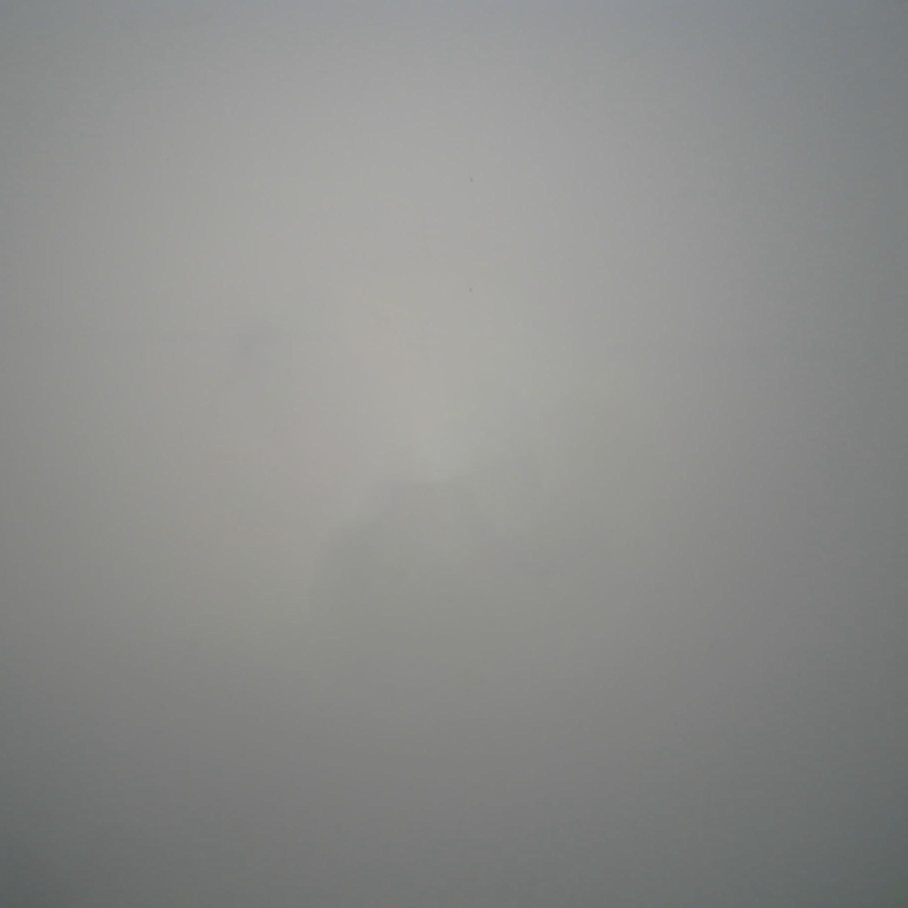
#> input picture bg.jpg, 1815 x 1815 px (shown at 1/2 size)
$ python drop_shadow_test.py bg.jpg   (older library calls are emulated)
#> lines starting #> are read from the running program, lines starting #| are printed output that depends on the picture; after the words box and inside, x2 and y2 are one past the last pixel; in counts of white or black regions, pixels touching at a corner belong together
from PIL import Image, ImageFilter


def dropShadow(image, offset=(5, 5), background=0xffffff, shadow=0x444444,
               border=8, iterations=3):
    """
    Add a gaussian blur drop shadow to an image.

    image       - The image to overlay on top of the shadow.
    offset      - Offset of the shadow from the image as an (x,y) tuple.  Can be
                  positive or negative.
    background  - Background colour behind the image.
    shadow      - Shadow colour (darkness).
    border      - Width of the border around the image.  This must be wide
                  enough to account for the blurring of the shadow.
    iterations  - Number of times to apply the filter.  More iterations
                  produce a more blurred shadow, but increase processing time.
    """

    # Create the backdrop image -- a box in the background colour with a
    # shadow on it.
    totalWidth = image.size[0] + abs(offset[0]) + 2 * border
    totalHeight = image.size[1] + abs(offset[1]) + 2 * border
    back = Image.new(image.mode, (totalWidth, totalHeight), background)

    # Place the shadow, taking into account the offset from the image
    shadowLeft = border + max(offset[0], 0)
    shadowTop = border + max(offset[1], 0)
    back.paste(shadow, [shadowLeft, shadowTop, shadowLeft + image.size[0],
                        shadowTop + image.size[1]])

    # Apply the filter to blur the edges of the shadow.  Since a small kernel
    # is used, the filter must be applied repeatedly to get a decent blur.
    n = 0
    while n < iterations:
        back = back.filter(ImageFilter.BLUR)
        n += 1

    # Paste the input image onto the shadow backdrop
    imageLeft = border - min(offset[0], 0)
    imageTop = border - min(offset[1], 0)
    back.paste(image, (imageLeft, imageTop))

    return back


if __name__ == "__main__":
    import sys

    image = Image.open(sys.argv[1])
#> image is the input picture: PIL image 1815x1815 RGB; mean R, G, B 140.1, 141, 139
    image.thumbnail((200, 200), Image.ANTIALIAS)
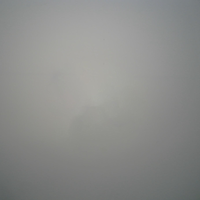
#> image: PIL image 200x200 RGB; mean R, G, B 140.1, 141, 139

    dropShadow(image).show()
#> in dropShadow, `back = Image.new(image.mode, (totalWidth, totalHeight), background)`: back: PIL image 221x221 RGB; every value is 255
#> in dropShadow, `back.paste(shadow, [shadowLeft, shadowTop, shadowLeft + image.size[0],..`:
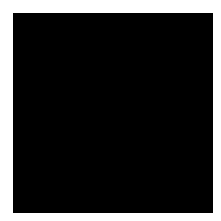
#> back: PIL image 221x221 RGB; values 68 (black) and 255 (white), 18.1% white; 1 white region, box (x1, y1, x2, y2) and area: (0, 0, 221, 221) 8841
#> after the loop in dropShadow, `while n < iterations:`: n = 3
#> in dropShadow, `back.paste(image, (imageLeft, imageTop))`:
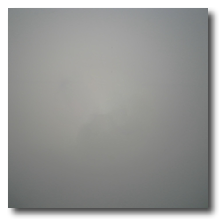
#> back: PIL image 221x221 RGB; mean R, G, B 153.2, 153.9, 152.3
    dropShadow(image, background=0xeeeeee, shadow=0x444444, offset=(0, 5)).show()
#> call 2 of dropShadow, with offset = (0, 5), background = 15658734, shadow = 4473924, border = 8, iterations = 3
#> in dropShadow (call 2), `back = Image.new(image.mode, (totalWidth, totalHeight), background)`: back: PIL image 216x221 RGB; every value is 238
#> in dropShadow (call 2), `back.paste(shadow, [shadowLeft, shadowTop, shadowLeft + image.size[0],..`:
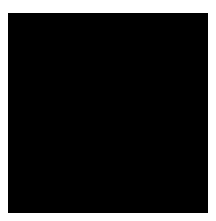
#> back: PIL image 216x221 RGB; values 68 (black) and 238 (white), 16.2% white; 1 white region, box (x1, y1, x2, y2) and area: (0, 0, 216, 221) 7736
#> the loop in dropShadow (call 2), `while n < iterations:` made 3 passes
#> pass 1, in dropShadow (call 2), `back = back.filter(ImageFilter.BLUR)`:
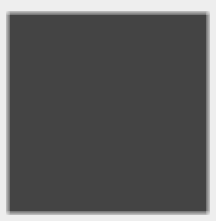
#> back: PIL image 216x221 RGB; min 68, max 238, mean 95.6
#> pass 2, in dropShadow (call 2), `back = back.filter(ImageFilter.BLUR)`:
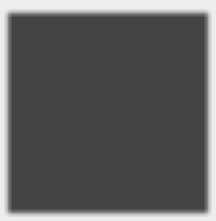
#> back: PIL image 216x221 RGB; min 68, max 238, mean 95.5
#> in dropShadow (call 2), `back.paste(image, (imageLeft, imageTop))`:
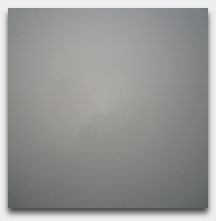
#> back: PIL image 216x221 RGB; mean R, G, B 150.7, 151.5, 149.8
